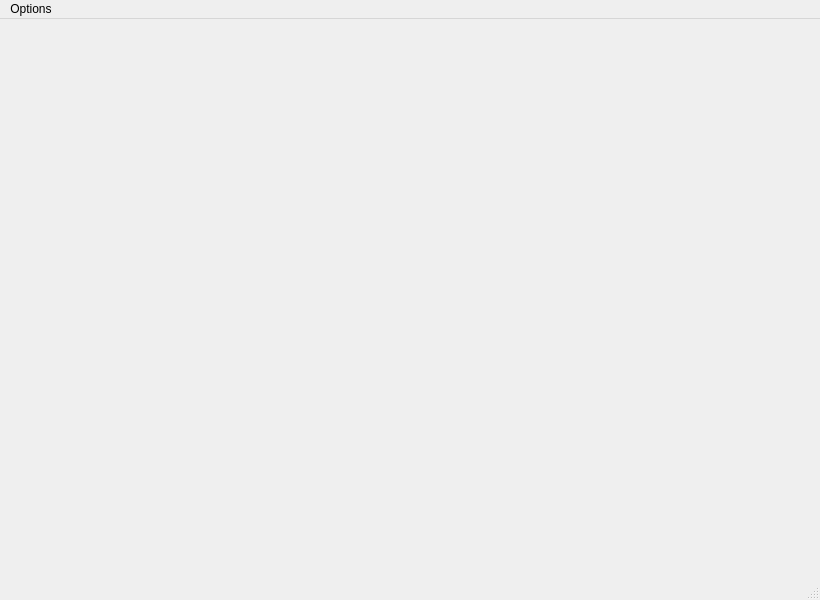
<?xml version="1.0" encoding="UTF-8"?>
<ui version="4.0">
 <class>MainWindow</class>
 <widget class="QMainWindow" name="MainWindow">
  <property name="geometry">
   <rect>
    <x>0</x>
    <y>0</y>
    <width>820</width>
    <height>600</height>
   </rect>
  </property>
  <property name="windowTitle">
   <string>VRCAU</string>
  </property>
  <widget class="QWidget" name="centralwidget">
   <widget class="QLabel" name="profilePicture">
    <property name="geometry">
     <rect>
      <x>20</x>
      <y>20</y>
      <width>291</width>
      <height>191</height>
     </rect>
    </property>
    <property name="text">
     <string/>
    </property>
    <property name="textFormat">
     <enum>Qt::TextFormat::PlainText</enum>
    </property>
    <property name="scaledContents">
     <bool>true</bool>
    </property>
   </widget>
  </widget>
  <widget class="QMenuBar" name="menubar">
   <property name="enabled">
    <bool>true</bool>
   </property>
   <property name="geometry">
    <rect>
     <x>0</x>
     <y>0</y>
     <width>820</width>
     <height>33</height>
    </rect>
   </property>
   <property name="nativeMenuBar">
    <bool>true</bool>
   </property>
   <widget class="QMenu" name="menuOptions">
    <property name="title">
     <string>Options</string>
    </property>
   </widget>
   <addaction name="menuOptions"/>
  </widget>
  <widget class="QStatusBar" name="statusbar">
   <property name="enabled">
    <bool>true</bool>
   </property>
  </widget>
 </widget>
 <resources/>
 <connections/>
</ui>
